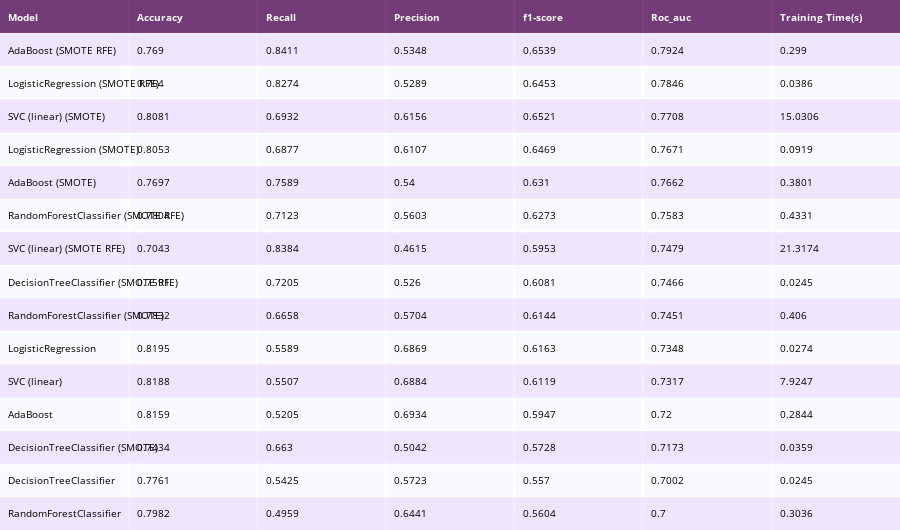

Write notebook code for a chart like this one.
### Code cell
sorted_df = performances_df.sort_values(by=['Roc_auc'], ascending=False)
colorscale = [[0, '#4d004c'],[.5, '#f2e5ff'],[1, '#ffffff']]

table = ff.create_table(np.round(sorted_df, 4), colorscale=colorscale)
table.layout.font.size = 10

# for i in range(len(table.layout.annotations)):
#     if i == 0:
#         table.layout.annotations[i].font.size = 10
#     else:
#         table.layout.annotations[i].align = 'left'
plotly_py.iplot(table)

### Figure 1 — Plotly figure (JSON) as saved in the notebook; plotly's stock layout.template omitted (floating-point values rounded to 4 significant figures)
{"data": [{"colorscale": [[0, "#4d004c"], [0.5, "#f2e5ff"], [1, "#ffffff"]], "hoverinfo": "none", "opacity": 0.75, "showscale": false, "type": "heatmap", "z": [[0, 0, 0, 0, 0, 0, 0], [0.5, 0.5, 0.5, 0.5, 0.5, 0.5, 0.5], [1, 1, 1, 1, 1, 1, 1], [0.5, 0.5, 0.5, 0.5, 0.5, 0.5, 0.5], [1, 1, 1, 1, 1, 1, 1], [0.5, 0.5, 0.5, 0.5, 0.5, 0.5, 0.5], [1, 1, 1, 1, 1, 1, 1], [0.5, 0.5, 0.5, 0.5, 0.5, 0.5, 0.5], [1, 1, 1, 1, 1, 1, 1], [0.5, 0.5, 0.5, 0.5, 0.5, 0.5, 0.5], [1, 1, 1, 1, 1, 1, 1], [0.5, 0.5, 0.5, 0.5, 0.5, 0.5, 0.5], [1, 1, 1, 1, 1, 1, 1], [0.5, 0.5, 0.5, 0.5, 0.5, 0.5, 0.5], [1, 1, 1, 1, 1, 1, 1], [0.5, 0.5, 0.5, 0.5, 0.5, 0.5, 0.5]]}], "layout": {"annotations": [{"align": "left", "font": {"color": "#ffffff"}, "showarrow": false, "text": "<b>Model</b>", "x": -0.45, "xanchor": "left", "xref": "x", "y": 0, "yref": "y"}, {"align": "left", "font": {"color": "#ffffff"}, "showarrow": false, "text": "<b>Accuracy</b>", "x": 0.55, "xanchor": "left", "xref": "x", "y": 0, "yref": "y"}, {"align": "left", "font": {"color": "#ffffff"}, "showarrow": false, "text": "<b>Recall</b>", "x": 1.55, "xanchor": "left", "xref": "x", "y": 0, "yref": "y"}, {"align": "left", "font": {"color": "#ffffff"}, "showarrow": false, "text": "<b>Precision</b>", "x": 2.55, "xanchor": "left", "xref": "x", "y": 0, "yref": "y"}, {"align": "left", "font": {"color": "#ffffff"}, "showarrow": false, "text": "<b>f1-score</b>", "x": 3.55, "xanchor": "left", "xref": "x", "y": 0, "yref": "y"}, {"align": "left", "font": {"color": "#ffffff"}, "showarrow": false, "text": "<b>Roc_auc</b>", "x": 4.55, "xanchor": "left", "xref": "x", "y": 0, "yref": "y"}, {"align": "left", "font": {"color": "#ffffff"}, "showarrow": false, "text": "<b>Training Time(s)</b>", "x": 5.55, "xanchor": "left", "xref": "x", "y": 0, "yref": "y"}, {"align": "left", "font": {"color": "#000000"}, "showarrow": false, "text": "AdaBoost (SMOTE RFE)", "x": -0.45, "xanchor": "left", "xref": "x", "y": 1, "yref": "y"}, {"align": "left", "font": {"color": "#000000"}, "showarrow": false, "text": "0.769", "x": 0.55, "xanchor": "left", "xref": "x", "y": 1, "yref": "y"}, {"align": "left", "font": {"color": "#000000"}, "showarrow": false, "text": "0.8411", "x": 1.55, "xanchor": "left", "xref": "x", "y": 1, "yref": "y"}, {"align": "left", "font": {"color": "#000000"}, "showarrow": false, "text": "0.5348", "x": 2.55, "xanchor": "left", "xref": "x", "y": 1, "yref": "y"}, {"align": "left", "font": {"color": "#000000"}, "showarrow": false, "text": "0.6539", "x": 3.55, "xanchor": "left", "xref": "x", "y": 1, "yref": "y"}, {"align": "left", "font": {"color": "#000000"}, "showarrow": false, "text": "0.7924", "x": 4.55, "xanchor": "left", "xref": "x", "y": 1, "yref": "y"}, {"align": "left", "font": {"color": "#000000"}, "showarrow": false, "text": "0.299", "x": 5.55, "xanchor": "left", "xref": "x", "y": 1, "yref": "y"}, {"align": "left", "font": {"color": "#000000"}, "showarrow": false, "text": "LogisticRegression (SMOTE RFE)", "x": -0.45, "xanchor": "left", "xref": "x", "y": 2, "yref": "y"}, {"align": "left", "font": {"color": "#000000"}, "showarrow": false, "text": "0.764", "x": 0.55, "xanchor": "left", "xref": "x", "y": 2, "yref": "y"}, {"align": "left", "font": {"color": "#000000"}, "showarrow": false, "text": "0.8274", "x": 1.55, "xanchor": "left", "xref": "x", "y": 2, "yref": "y"}, {"align": "left", "font": {"color": "#000000"}, "showarrow": false, "text": "0.5289", "x": 2.55, "xanchor": "left", "xref": "x", "y": 2, "yref": "y"}, {"align": "left", "font": {"color": "#000000"}, "showarrow": false, "text": "0.6453", "x": 3.55, "xanchor": "left", "xref": "x", "y": 2, "yref": "y"}, {"align": "left", "font": {"color": "#000000"}, "showarrow": false, "text": "0.7846", "x": 4.55, "xanchor": "left", "xref": "x", "y": 2, "yref": "y"}, {"align": "left", "font": {"color": "#000000"}, "showarrow": false, "text": "0.0386", "x": 5.55, "xanchor": "left", "xref": "x", "y": 2, "yref": "y"}, {"align": "left", "font": {"color": "#000000"}, "showarrow": false, "text": "SVC (linear) (SMOTE)", "x": -0.45, "xanchor": "left", "xref": "x", "y": 3, "yref": "y"}, {"align": "left", "font": {"color": "#000000"}, "showarrow": false, "text": "0.8081", "x": 0.55, "xanchor": "left", "xref": "x", "y": 3, "yref": "y"}, {"align": "left", "font": {"color": "#000000"}, "showarrow": false, "text": "0.6932", "x": 1.55, "xanchor": "left", "xref": "x", "y": 3, "yref": "y"}, {"align": "left", "font": {"color": "#000000"}, "showarrow": false, "text": "0.6156", "x": 2.55, "xanchor": "left", "xref": "x", "y": 3, "yref": "y"}, {"align": "left", "font": {"color": "#000000"}, "showarrow": false, "text": "0.6521", "x": 3.55, "xanchor": "left", "xref": "x", "y": 3, "yref": "y"}, {"align": "left", "font": {"color": "#000000"}, "showarrow": false, "text": "0.7708", "x": 4.55, "xanchor": "left", "xref": "x", "y": 3, "yref": "y"}, {"align": "left", "font": {"color": "#000000"}, "showarrow": false, "text": "15.0306", "x": 5.55, "xanchor": "left", "xref": "x", "y": 3, "yref": "y"}, {"align": "left", "font": {"color": "#000000"}, "showarrow": false, "text": "LogisticRegression (SMOTE)", "x": -0.45, "xanchor": "left", "xref": "x", "y": 4, "yref": "y"}, {"align": "left", "font": {"color": "#000000"}, "showarrow": false, "text": "0.8053", "x": 0.55, "xanchor": "left", "xref": "x", "y": 4, "yref": "y"}, {"align": "left", "font": {"color": "#000000"}, "showarrow": false, "text": "0.6877", "x": 1.55, "xanchor": "left", "xref": "x", "y": 4, "yref": "y"}, {"align": "left", "font": {"color": "#000000"}, "showarrow": false, "text": "0.6107", "x": 2.55, "xanchor": "left", "xref": "x", "y": 4, "yref": "y"}, {"align": "left", "font": {"color": "#000000"}, "showarrow": false, "text": "0.6469", "x": 3.55, "xanchor": "left", "xref": "x", "y": 4, "yref": "y"}, {"align": "left", "font": {"color": "#000000"}, "showarrow": false, "text": "0.7671", "x": 4.55, "xanchor": "left", "xref": "x", "y": 4, "yref": "y"}, {"align": "left", "font": {"color": "#000000"}, "showarrow": false, "text": "0.0919", "x": 5.55, "xanchor": "left", "xref": "x", "y": 4, "yref": "y"}, {"align": "left", "font": {"color": "#000000"}, "showarrow": false, "text": "AdaBoost (SMOTE)", "x": -0.45, "xanchor": "left", "xref": "x", "y": 5, "yref": "y"}, {"align": "left", "font": {"color": "#000000"}, "showarrow": false, "text": "0.7697", "x": 0.55, "xanchor": "left", "xref": "x", "y": 5, "yref": "y"}, {"align": "left", "font": {"color": "#000000"}, "showarrow": false, "text": "0.7589", "x": 1.55, "xanchor": "left", "xref": "x", "y": 5, "yref": "y"}, {"align": "left", "font": {"color": "#000000"}, "showarrow": false, "text": "0.54", "x": 2.55, "xanchor": "left", "xref": "x", "y": 5, "yref": "y"}, {"align": "left", "font": {"color": "#000000"}, "showarrow": false, "text": "0.631", "x": 3.55, "xanchor": "left", "xref": "x", "y": 5, "yref": "y"}, {"align": "left", "font": {"color": "#000000"}, "showarrow": false, "text": "0.7662", "x": 4.55, "xanchor": "left", "xref": "x", "y": 5, "yref": "y"}, {"align": "left", "font": {"color": "#000000"}, "showarrow": false, "text": "0.3801", "x": 5.55, "xanchor": "left", "xref": "x", "y": 5, "yref": "y"}, {"align": "left", "font": {"color": "#000000"}, "showarrow": false, "text": "RandomForestClassifier (SMOTE RFE)", "x": -0.45, "xanchor": "left", "xref": "x", "y": 6, "yref": "y"}, {"align": "left", "font": {"color": "#000000"}, "showarrow": false, "text": "0.7804", "x": 0.55, "xanchor": "left", "xref": "x", "y": 6, "yref": "y"}, {"align": "left", "font": {"color": "#000000"}, "showarrow": false, "text": "0.7123", "x": 1.55, "xanchor": "left", "xref": "x", "y": 6, "yref": "y"}, {"align": "left", "font": {"color": "#000000"}, "showarrow": false, "text": "0.5603", "x": 2.55, "xanchor": "left", "xref": "x", "y": 6, "yref": "y"}, {"align": "left", "font": {"color": "#000000"}, "showarrow": false, "text": "0.6273", "x": 3.55, "xanchor": "left", "xref": "x", "y": 6, "yref": "y"}, {"align": "left", "font": {"color": "#000000"}, "showarrow": false, "text": "0.7583", "x": 4.55, "xanchor": "left", "xref": "x", "y": 6, "yref": "y"}, {"align": "left", "font": {"color": "#000000"}, "showarrow": false, "text": "0.4331", "x": 5.55, "xanchor": "left", "xref": "x", "y": 6, "yref": "y"}, {"align": "left", "font": {"color": "#000000"}, "showarrow": false, "text": "SVC (linear) (SMOTE RFE)", "x": -0.45, "xanchor": "left", "xref": "x", "y": 7, "yref": "y"}, {"align": "left", "font": {"color": "#000000"}, "showarrow": false, "text": "0.7043", "x": 0.55, "xanchor": "left", "xref": "x", "y": 7, "yref": "y"}, {"align": "left", "font": {"color": "#000000"}, "showarrow": false, "text": "0.8384", "x": 1.55, "xanchor": "left", "xref": "x", "y": 7, "yref": "y"}, {"align": "left", "font": {"color": "#000000"}, "showarrow": false, "text": "0.4615", "x": 2.55, "xanchor": "left", "xref": "x", "y": 7, "yref": "y"}, {"align": "left", "font": {"color": "#000000"}, "showarrow": false, "text": "0.5953", "x": 3.55, "xanchor": "left", "xref": "x", "y": 7, "yref": "y"}, {"align": "left", "font": {"color": "#000000"}, "showarrow": false, "text": "0.7479", "x": 4.55, "xanchor": "left", "xref": "x", "y": 7, "yref": "y"}, {"align": "left", "font": {"color": "#000000"}, "showarrow": false, "text": "21.3174", "x": 5.55, "xanchor": "left", "xref": "x", "y": 7, "yref": "y"}, {"align": "left", "font": {"color": "#000000"}, "showarrow": false, "text": "DecisionTreeClassifier (SMOTE RFE)", "x": -0.45, "xanchor": "left", "xref": "x", "y": 8, "yref": "y"}, {"align": "left", "font": {"color": "#000000"}, "showarrow": false, "text": "0.7591", "x": 0.55, "xanchor": "left", "xref": "x", "y": 8, "yref": "y"}, {"align": "left", "font": {"color": "#000000"}, "showarrow": false, "text": "0.7205", "x": 1.55, "xanchor": "left", "xref": "x", "y": 8, "yref": "y"}, {"align": "left", "font": {"color": "#000000"}, "showarrow": false, "text": "0.526", "x": 2.55, "xanchor": "left", "xref": "x", "y": 8, "yref": "y"}, {"align": "left", "font": {"color": "#000000"}, "showarrow": false, "text": "0.6081", "x": 3.55, "xanchor": "left", "xref": "x", "y": 8, "yref": "y"}, {"align": "left", "font": {"color": "#000000"}, "showarrow": false, "text": "0.7466", "x": 4.55, "xanchor": "left", "xref": "x", "y": 8, "yref": "y"}, {"align": "left", "font": {"color": "#000000"}, "showarrow": false, "text": "0.0245", "x": 5.55, "xanchor": "left", "xref": "x", "y": 8, "yref": "y"}, {"align": "left", "font": {"color": "#000000"}, "showarrow": false, "text": "RandomForestClassifier (SMOTE)", "x": -0.45, "xanchor": "left", "xref": "x", "y": 9, "yref": "y"}, {"align": "left", "font": {"color": "#000000"}, "showarrow": false, "text": "0.7832", "x": 0.55, "xanchor": "left", "xref": "x", "y": 9, "yref": "y"}, {"align": "left", "font": {"color": "#000000"}, "showarrow": false, "text": "0.6658", "x": 1.55, "xanchor": "left", "xref": "x", "y": 9, "yref": "y"}, {"align": "left", "font": {"color": "#000000"}, "showarrow": false, "text": "0.5704", "x": 2.55, "xanchor": "left", "xref": "x", "y": 9, "yref": "y"}, {"align": "left", "font": {"color": "#000000"}, "showarrow": false, "text": "0.6144", "x": 3.55, "xanchor": "left", "xref": "x", "y": 9, "yref": "y"}, {"align": "left", "font": {"color": "#000000"}, "showarrow": false, "text": "0.7451", "x": 4.55, "xanchor": "left", "xref": "x", "y": 9, "yref": "y"}, {"align": "left", "font": {"color": "#000000"}, "showarrow": false, "text": "0.406", "x": 5.55, "xanchor": "left", "xref": "x", "y": 9, "yref": "y"}, {"align": "left", "font": {"color": "#000000"}, "showarrow": false, "text": "LogisticRegression", "x": -0.45, "xanchor": "left", "xref": "x", "y": 10, "yref": "y"}, {"align": "left", "font": {"color": "#000000"}, "showarrow": false, "text": "0.8195", "x": 0.55, "xanchor": "left", "xref": "x", "y": 10, "yref": "y"}, {"align": "left", "font": {"color": "#000000"}, "showarrow": false, "text": "0.5589", "x": 1.55, "xanchor": "left", "xref": "x", "y": 10, "yref": "y"}, {"align": "left", "font": {"color": "#000000"}, "showarrow": false, "text": "0.6869", "x": 2.55, "xanchor": "left", "xref": "x", "y": 10, "yref": "y"}, {"align": "left", "font": {"color": "#000000"}, "showarrow": false, "text": "0.6163", "x": 3.55, "xanchor": "left", "xref": "x", "y": 10, "yref": "y"}, {"align": "left", "font": {"color": "#000000"}, "showarrow": false, "text": "0.7348", "x": 4.55, "xanchor": "left", "xref": "x", "y": 10, "yref": "y"}, {"align": "left", "font": {"color": "#000000"}, "showarrow": false, "text": "0.0274", "x": 5.55, "xanchor": "left", "xref": "x", "y": 10, "yref": "y"}, {"align": "left", "font": {"color": "#000000"}, "showarrow": false, "text": "SVC (linear)", "x": -0.45, "xanchor": "left", "xref": "x", "y": 11, "yref": "y"}, {"align": "left", "font": {"color": "#000000"}, "showarrow": false, "text": "0.8188", "x": 0.55, "xanchor": "left", "xref": "x", "y": 11, "yref": "y"}, {"align": "left", "font": {"color": "#000000"}, "showarrow": false, "text": "0.5507", "x": 1.55, "xanchor": "left", "xref": "x", "y": 11, "yref": "y"}, {"align": "left", "font": {"color": "#000000"}, "showarrow": false, "text": "0.6884", "x": 2.55, "xanchor": "left", "xref": "x", "y": 11, "yref": "y"}, {"align": "left", "font": {"color": "#000000"}, "showarrow": false, "text": "0.6119", "x": 3.55, "xanchor": "left", "xref": "x", "y": 11, "yref": "y"}, {"align": "left", "font": {"color": "#000000"}, "showarrow": false, "text": "0.7317", "x": 4.55, "xanchor": "left", "xref": "x", "y": 11, "yref": "y"}, {"align": "left", "font": {"color": "#000000"}, "showarrow": false, "text": "7.9247", "x": 5.55, "xanchor": "left", "xref": "x", "y": 11, "yref": "y"}, {"align": "left", "font": {"color": "#000000"}, "showarrow": false, "text": "AdaBoost", "x": -0.45, "xanchor": "left", "xref": "x", "y": 12, "yref": "y"}, {"align": "left", "font": {"color": "#000000"}, "showarrow": false, "text": "0.8159", "x": 0.55, "xanchor": "left", "xref": "x", "y": 12, "yref": "y"}, {"align": "left", "font": {"color": "#000000"}, "showarrow": false, "text": "0.5205", "x": 1.55, "xanchor": "left", "xref": "x", "y": 12, "yref": "y"}, {"align": "left", "font": {"color": "#000000"}, "showarrow": false, "text": "0.6934", "x": 2.55, "xanchor": "left", "xref": "x", "y": 12, "yref": "y"}, {"align": "left", "font": {"color": "#000000"}, "showarrow": false, "text": "0.5947", "x": 3.55, "xanchor": "left", "xref": "x", "y": 12, "yref": "y"}, {"align": "left", "font": {"color": "#000000"}, "showarrow": false, "text": "0.72", "x": 4.55, "xanchor": "left", "xref": "x", "y": 12, "yref": "y"}, {"align": "left", "font": {"color": "#000000"}, "showarrow": false, "text": "0.2844", "x": 5.55, "xanchor": "left", "xref": "x", "y": 12, "yref": "y"}, {"align": "left", "font": {"color": "#000000"}, "showarrow": false, "text": "DecisionTreeClassifier (SMOTE)", "x": -0.45, "xanchor": "left", "xref": "x", "y": 13, "yref": "y"}, {"align": "left", "font": {"color": "#000000"}, "showarrow": false, "text": "0.7434", "x": 0.55, "xanchor": "left", "xref": "x", "y": 13, "yref": "y"}, {"align": "left", "font": {"color": "#000000"}, "showarrow": false, "text": "0.663", "x": 1.55, "xanchor": "left", "xref": "x", "y": 13, "yref": "y"}, {"align": "left", "font": {"color": "#000000"}, "showarrow": false, "text": "0.5042", "x": 2.55, "xanchor": "left", "xref": "x", "y": 13, "yref": "y"}, {"align": "left", "font": {"color": "#000000"}, "showarrow": false, "text": "0.5728", "x": 3.55, "xanchor": "left", "xref": "x", "y": 13, "yref": "y"}, {"align": "left", "font": {"color": "#000000"}, "showarrow": false, "text": "0.7173", "x": 4.55, "xanchor": "left", "xref": "x", "y": 13, "yref": "y"}, {"align": "left", "font": {"color": "#000000"}, "showarrow": false, "text": "0.0359", "x": 5.55, "xanchor": "left", "xref": "x", "y": 13, "yref": "y"}, {"align": "left", "font": {"color": "#000000"}, "showarrow": false, "text": "DecisionTreeClassifier", "x": -0.45, "xanchor": "left", "xref": "x", "y": 14, "yref": "y"}, {"align": "left", "font": {"color": "#000000"}, "showarrow": false, "text": "0.7761", "x": 0.55, "xanchor": "left", "xref": "x", "y": 14, "yref": "y"}, {"align": "left", "font": {"color": "#000000"}, "showarrow": false, "text": "0.5425", "x": 1.55, "xanchor": "left", "xref": "x", "y": 14, "yref": "y"}, {"align": "left", "font": {"color": "#000000"}, "showarrow": false, "text": "0.5723", "x": 2.55, "xanchor": "left", "xref": "x", "y": 14, "yref": "y"}, {"align": "left", "font": {"color": "#000000"}, "showarrow": false, "text": "0.557", "x": 3.55, "xanchor": "left", "xref": "x", "y": 14, "yref": "y"}, {"align": "left", "font": {"color": "#000000"}, "showarrow": false, "text": "0.7002", "x": 4.55, "xanchor": "left", "xref": "x", "y": 14, "yref": "y"}, {"align": "left", "font": {"color": "#000000"}, "showarrow": false, "text": "0.0245", "x": 5.55, "xanchor": "left", "xref": "x", "y": 14, "yref": "y"}, {"align": "left", "font": {"color": "#000000"}, "showarrow": false, "text": "RandomForestClassifier", "x": -0.45, "xanchor": "left", "xref": "x", "y": 15, "yref": "y"}, {"align": "left", "font": {"color": "#000000"}, "showarrow": false, "text": "0.7982", "x": 0.55, "xanchor": "left", "xref": "x", "y": 15, "yref": "y"}, {"align": "left", "font": {"color": "#000000"}, "showarrow": false, "text": "0.4959", "x": 1.55, "xanchor": "left", "xref": "x", "y": 15, "yref": "y"}, {"align": "left", "font": {"color": "#000000"}, "showarrow": false, "text": "0.6441", "x": 2.55, "xanchor": "left", "xref": "x", "y": 15, "yref": "y"}, {"align": "left", "font": {"color": "#000000"}, "showarrow": false, "text": "0.5604", "x": 3.55, "xanchor": "left", "xref": "x", "y": 15, "yref": "y"}, {"align": "left", "font": {"color": "#000000"}, "showarrow": false, "text": "0.7", "x": 4.55, "xanchor": "left", "xref": "x", "y": 15, "yref": "y"}, {"align": "left", "font": {"color": "#000000"}, "showarrow": false, "text": "0.3036", "x": 5.55, "xanchor": "left", "xref": "x", "y": 15, "yref": "y"}], "font": {"size": 10}, "height": 530, "margin": {"b": 0, "l": 0, "r": 0, "t": 0}, "xaxis": {"dtick": 1, "gridwidth": 2, "showticklabels": false, "tick0": -0.5, "ticks": "", "zeroline": false}, "yaxis": {"autorange": "reversed", "dtick": 1, "gridwidth": 2, "showticklabels": false, "tick0": 0.5, "ticks": "", "zeroline": false}}}
